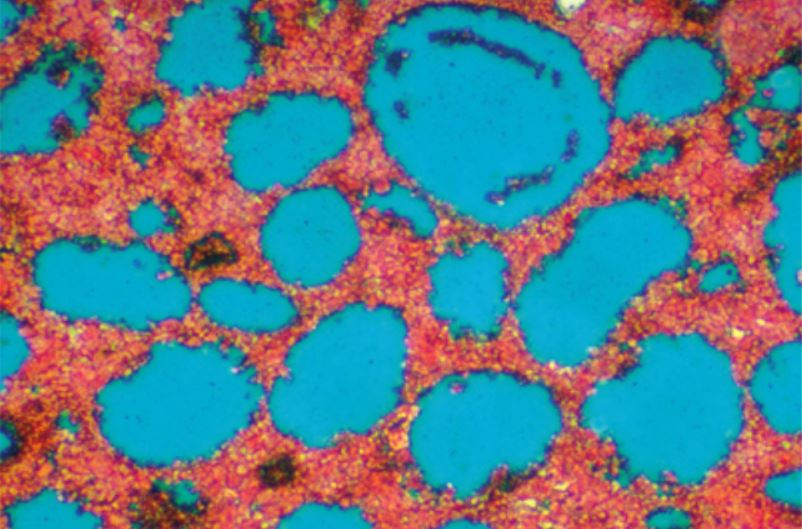
#> input picture PoreSegmentation/porosidadalta.JPG, 802 x 529 px, found by its file name
$ jupyter execute --allow-errors colorCuantization.ipynb
#> lines starting #> are read from the running program, lines starting #| are printed output that depends on the picture; long printed decimals are rounded
[cell 1]
import matplotlib.pyplot as plt
import seaborn as sns
import pandas as pd
import numpy as np

from sklearn.datasets import make_blobs, make_circles, make_moons
from sklearn.preprocessing import StandardScaler
from sklearn.cluster import KMeans
from sklearn import metrics

from pylab import rcParams

rcParams['figure.figsize'] = 10, 10

[cell 2]
img = plt.imread("porosidadalta.jpg")
#> img is the input picture: shape (529, 802, 3); mean R, G, B 96.1, 122.6, 134.8

rcParams["figure.figsize"] = 10,10
plt.imshow(img)

[cell 3]
img.shape
#> Out = (529, 802, 3)

[cell 4]
img[:2]

[cell 5]
img = img/255
img.shape
#> Out = (529, 802, 3)

[cell 6]
img[:2]

[cell 7]
n_clusters = 3

m, l, k = img.shape[0], img.shape[1], img.shape[2]
#> m = 529; l = 802; k = 3

df = pd.DataFrame(img.reshape(m*l,k))
#> df = table of 424258 rows and 3 columns
print(df)
#> (printed output is left out)

[cell 8]
df.columns = ["R", "G", "B"]
print(df.head())
#|           R         G         B
#| 0  0.07059  0.549  0.6431
#| 1  0.04314  0.5137  0.6118
#| 2  0.01961  0.4824  0.5843
#| 3  0.03137  0.4667  0.5765
#| 4  0.04314  0.4471  0.5686

[cell 9]
kmeans = KMeans(n_clusters = n_clusters)
kmeans.fit(df)
df["clusters"] = kmeans.labels_

[cell 10]
df.sample(5)
#> Out = table of 5 rows and 4 columns

[cell 11]
centers = pd.DataFrame(kmeans.cluster_centers_)
centers["clusters"] = range(n_clusters)

[cell 12]
df["ind"] = df.index
df = df.merge(centers)
#> df = table of 424258 rows and 8 columns
df = df.sort_values("ind")
#> (the rest of this cell did not finish here and is left out)

[cell 13]
quant_img = df.iloc[:,4:7].values

quant_img = quant_img.reshape(img.shape[0], img.shape[1], img.shape[2])
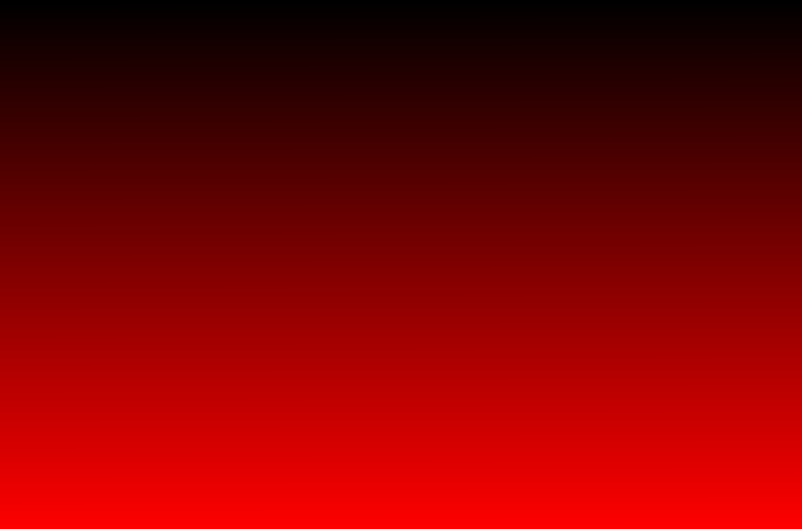
#> quant_img: shape (529, 802, 3) float64; mean R, G, B 212128.5, 0.4, 0.5; drawn with min black and max white

[cell 14]
plt.imshow(quant_img)
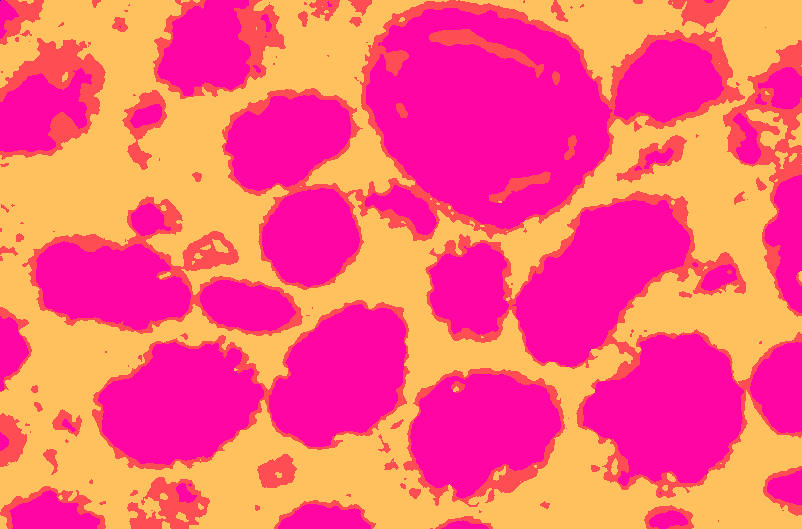
#> shown: shape (529, 802, 3) float64; mean R, G, B 1, 0.377, 0.481

[cell 15]
again_img = quant_img*255
print(again_img)
#> (printed output is left out)

[cell 16]
df2 = pd.DataFrame(again_img.reshape(m*l,k))
#> df2 = table of 424258 rows and 3 columns
df2.columns = ["R", "G", "B"]

[cell 17]
print(df2)
#> (printed output is left out)

[cell 18]
print(df2.R.unique())
#> (printed output is left out)
print(df2.G.unique())
#| [  6.937  77.786 193.191]
print(df2.B.unique())
#| [164.450  84.452  93.336]

[cell 19]
contados = df2.apply(pd.value_counts).sum(axis=1)
print(contados)
#> (printed output is left out)

[cell 20]
total = pd.unique(contados)
#> total = [1, 182320, 62291, 179647]
print(total)
#| [1.00000e+00 1.82320e+05 6.22910e+04 1.79647e+05]

[cell 21]
suma = total.sum()
#> suma = 424259
porcentaje = (total/suma)*100
#> porcentaje = [0.000236, 42.97, 14.68, 42.34]
print(porcentaje)
#| [2.35705076e-04 4.29737495e+01 1.46823049e+01 4.23437099e+01]
print("______________________ \n")
print("POROSIDAD = ", porcentaje[0])
#| POROSIDAD =  0.0002357

$ run again, with PoreSegmentation/carbonato.jpg copied over PoreSegmentation/porosidadalta.JPG
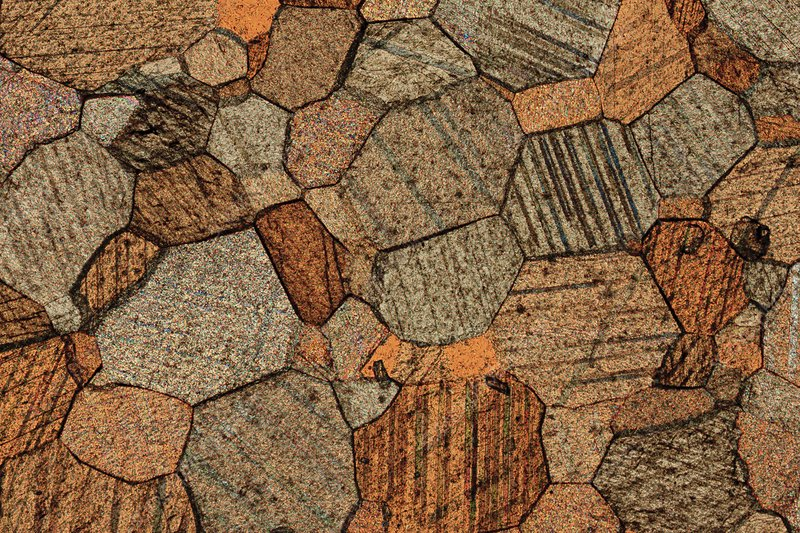
#> input picture PoreSegmentation/carbonato.jpg, 800 x 533 px, found by its file name
#> img is the input picture: shape (533, 800, 3); mean R, G, B 132.1, 99.3, 68.2
#> `df = pd.DataFrame(img.reshape(m*l,k))`: df = table of 426400 rows and 3 columns
#> (printed output is left out)
#|           R         G         B
#| 0  0.1608  0.08628  0.05882
#| 1  0.1098  0.04314  0
#| 2  0.3843  0.3059  0.2
#| 3  0.6235  0.5294  0.3804
#| 4  0.6863  0.5569  0.3804
#> `df.sample(5)`: Out = table of 5 rows and 4 columns
#> `df = df.merge(centers)`: df = table of 426400 rows and 8 columns
#> `[cell 14] plt.imshow(quant_img)`:
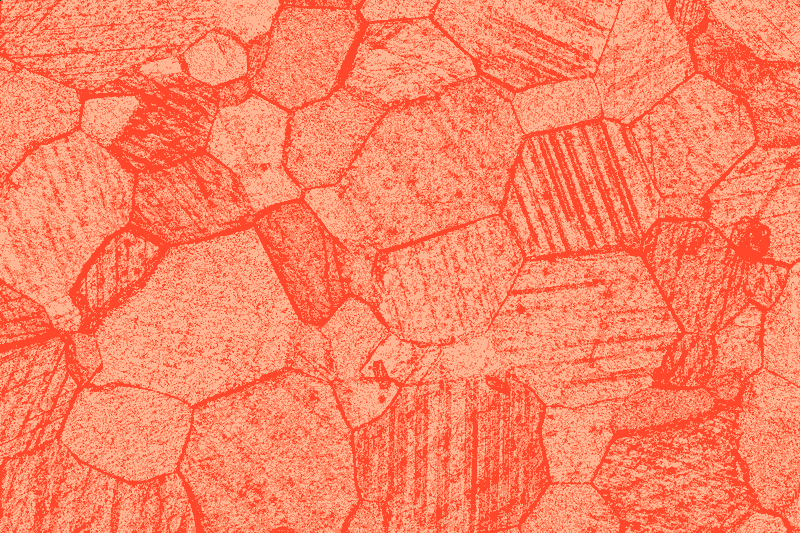
#> shown: shape (533, 800, 3) float64; mean R, G, B 1, 0.518, 0.39
#> (printed output is left out)
#> df2 = table of 426400 rows and 3 columns
#> (printed output is left out)
#> (printed output is left out)
#| [ 71.833 132.004 181.328]
#| [ 43.673  97.648 146.953]
#> (printed output is left out)
#> total = [1, 109983, 180597, 135820]
#| [1.00000e+00 1.09983e+05 1.80597e+05 1.35820e+05]
#> suma = 426401
#> porcentaje = [0.000235, 25.79, 42.35, 31.85]
#| [2.34521026e-04 2.57933260e+01 4.23537937e+01 3.18526457e+01]
#| POROSIDAD =  0.0002345
